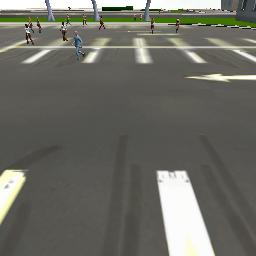
#> input picture data/train_backup/images/0_run6_cam1_00041_data_pack2.jpeg, 256 x 256 px; its folder holds 4 pictures in this run
$ python flip.py   (older library calls are emulated)
#> lines starting #> are read from the running program, lines starting #| are printed output that depends on the picture
import os
import glob
from scipy import misc
import numpy as np

def flip_and_save_images(img_dir, extension):
  os.chdir(img_dir)
  files = glob.glob("*." + extension)
  for i, file in enumerate(files):
    print(i)
    img = misc.imread(file, flatten=False, mode='RGB')
    flipped_img = np.fliplr(img)
    misc.imsave("flipped" + file, flipped_img)

train_mask_dir = "/home/roy/src/RoboND-DeepLearning-Project/data/train/masks/"
train_images_dir = "/home/roy/src/RoboND-DeepLearning-Project/data/train/images/"

flip_and_save_images(train_mask_dir, "png")
flip_and_save_images(train_images_dir, "jpeg")
#> call 2 of flip_and_save_images, with extension = 'jpeg'
#> in flip_and_save_images, img is the input picture: shape (256, 256, 3); mean R, G, B 108.3, 108.4, 100.7
#> in flip_and_save_images (call 2), `flipped_img = np.fliplr(img)`:
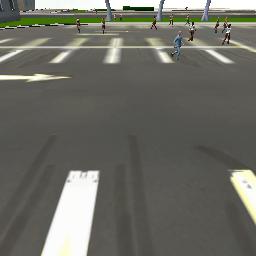
#> flipped_img: shape (256, 256, 3); mean R, G, B 108.3, 108.4, 100.7
#> pass 2 of the loop in flip_and_save_images, `for i, file in enumerate(files):`:
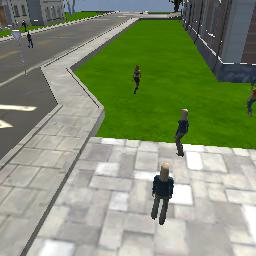
#> input picture data/train_backup/images/1_run1_cam1_00252_data_pack2.jpeg, 256 x 256 px
#> in flip_and_save_images, img is the input picture: shape (256, 256, 3); mean R, G, B 132.6, 144, 114.9
#> in flip_and_save_images (call 2), `flipped_img = np.fliplr(img)`:
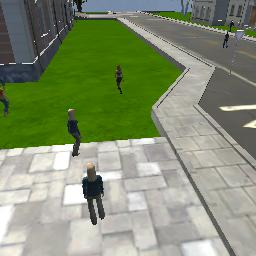
#> flipped_img: shape (256, 256, 3); mean R, G, B 132.6, 144, 114.9
#> pass 3 of the loop in flip_and_save_images, `for i, file in enumerate(files):`:
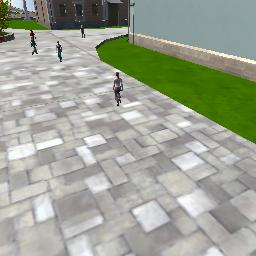
#> input picture data/train_backup/images/1_run1_cam1_00343_data_pack2.jpeg, 256 x 256 px
#> in flip_and_save_images, img is the input picture: shape (256, 256, 3); mean R, G, B 158, 164.1, 149.3
#> in flip_and_save_images (call 2), `flipped_img = np.fliplr(img)`:
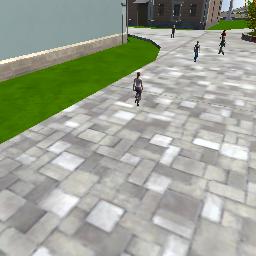
#> flipped_img: shape (256, 256, 3); mean R, G, B 158, 164.1, 149.3
#> the loop made 4 passes; the first 3 are shown
